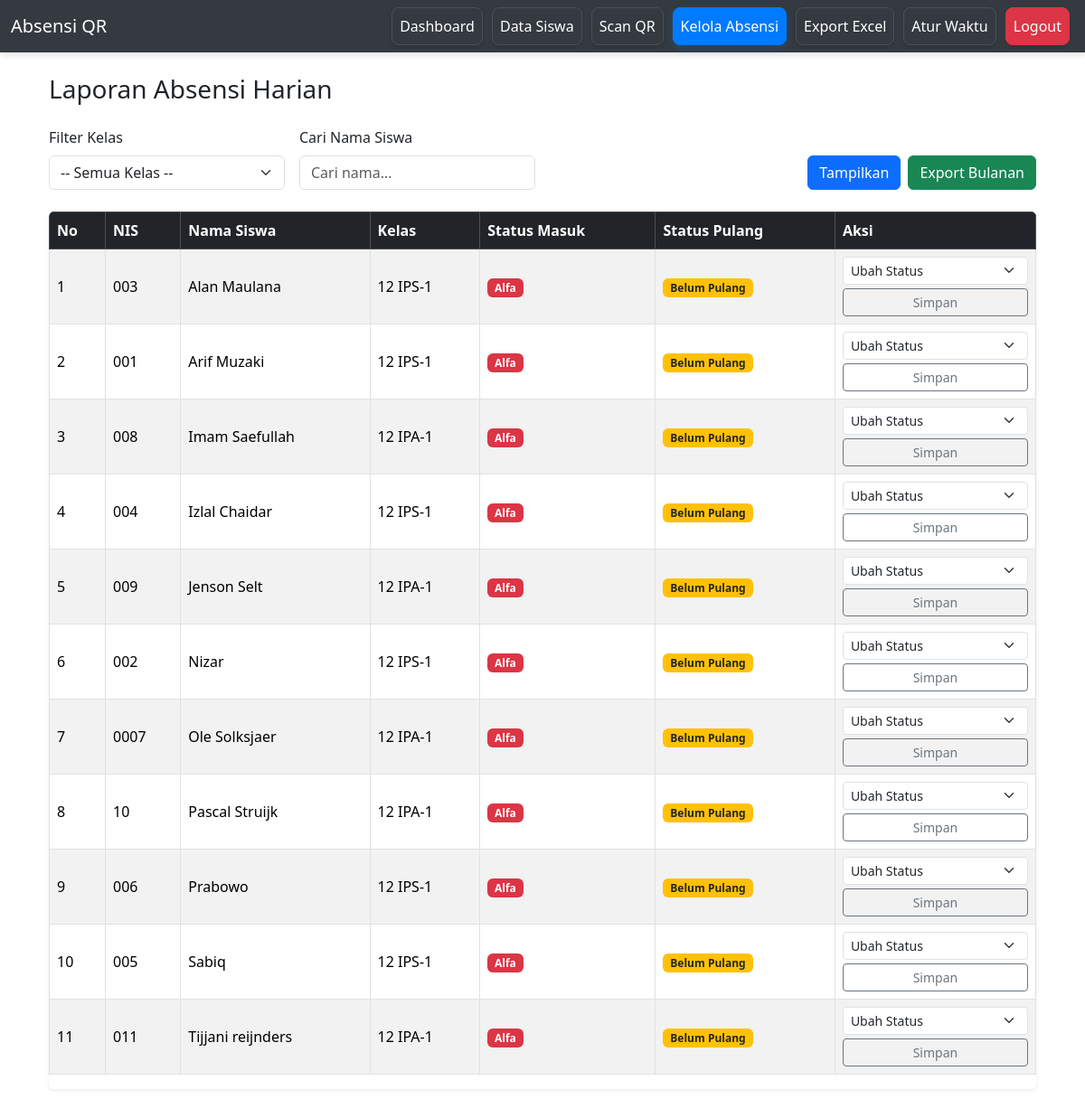
The app's page /absensi (signed in), older data.
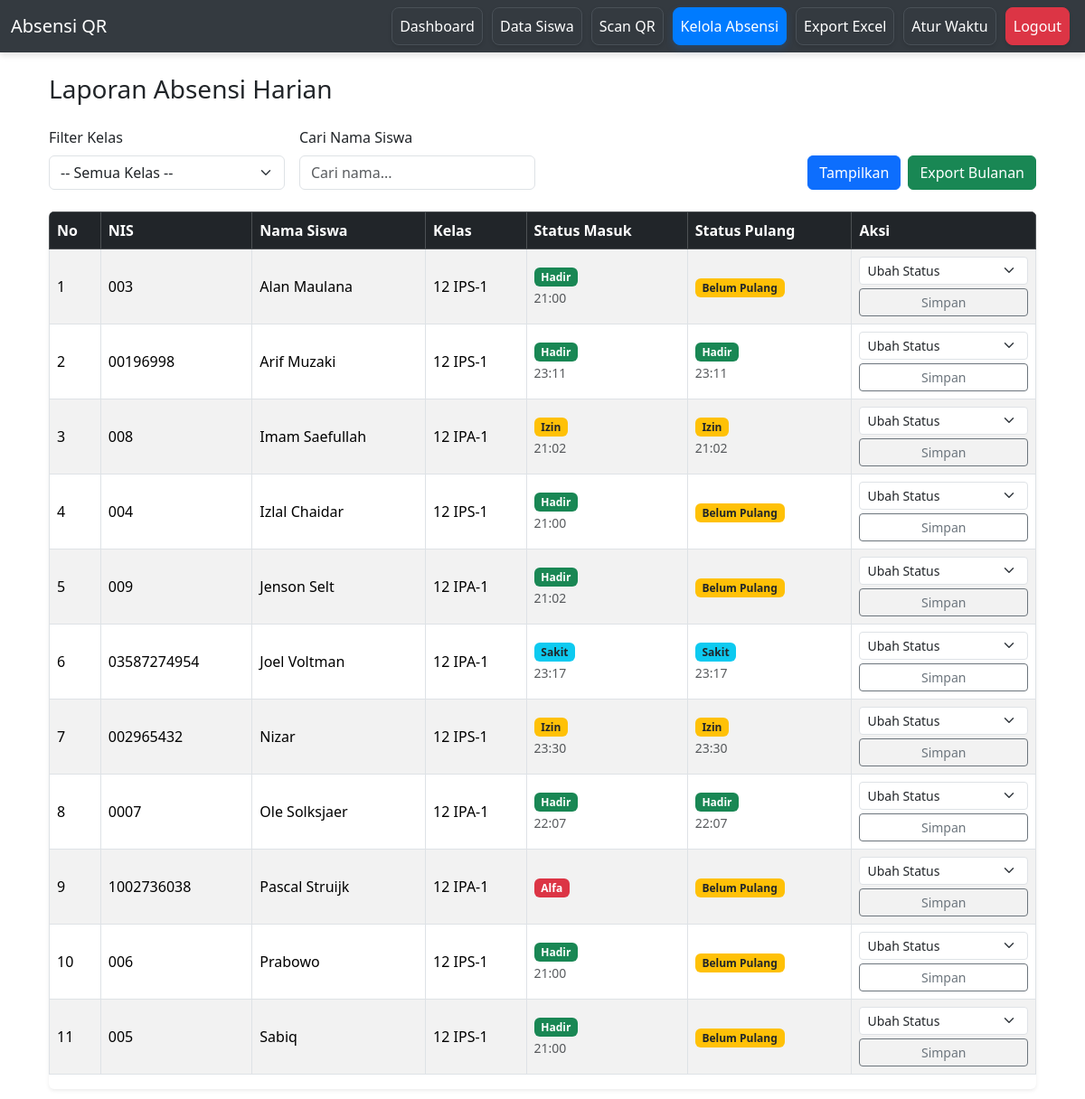
The same page, newer data.
### models.py (models this page shows)
class Siswa(db.Model):
    id = db.Column(db.Integer, primary_key=True)  # Kunci utama, nilai unik untuk setiap siswa
    nis = db.Column(db.String(20), unique=True, nullable=False) # NIS, bersifat unik & tidak boleh kosong
    nama = db.Column(db.String(100), nullable=False) # Nama siswa, tidak boleh kosong
    kelas = db.Column(db.String(50)) # Kelas siswa
    no_hp_ortu = db.Column(db.String(20)) # Nomor HP orang tua
    qr_path = db.Column(db.String(200)) # Lokasi file QR code yang disimpan

class Absensi(db.Model):
    id = db.Column(db.Integer, primary_key=True) # Kunci utama
    nis = db.Column(db.String(20), nullable=False) # NIS siswa yang melakukan absensi
    tanggal = db.Column(db.Date, default=datetime.now().date) # Tanggal absensi (otomatis terisi)
    waktu = db.Column(db.Time, default=datetime.now().time) # Waktu absensi (otomatis terisi)
    status = db.Column(db.String(20), nullable=True, default=None)  # Status kehadiran (Hadir, Sakit, Izin)
    keterangan = db.Column(db.String(100)) # Keterangan tambahan (misal: alasan sakit/izin)
    keterlambatan = db.Column(db.Boolean, default=False) # Status keterlambatan (True/False)
    jenis_absen = db.Column(db.String(10), nullable=True) # Jenis absensi: 'masuk' atau 'pulang'

### app.py (the view)
@app.route("/absensi", methods=["GET"])
def absensi():
    auth_check = check_admin_session()
    if auth_check:
        return auth_check
    hari_ini = datetime.today().date()
    kelas_list = [k[0] for k in db.session.query(Siswa.kelas).distinct().order_by(Siswa.kelas).all()]
    kelas = request.args.get("kelas")
    siswa_query = Siswa.query
    if kelas:
        siswa_query = siswa_query.filter_by(kelas=kelas)
    semua_siswa = siswa_query.order_by(Siswa.nama.asc()).all()
    nis_list = [s.nis for s in semua_siswa]
    absensi_hari_ini = Absensi.query.filter(
        Absensi.tanggal == hari_ini,
        Absensi.nis.in_(nis_list)
    ).all()
    data_absensi = {}
    for siswa in semua_siswa:
        data_absensi[siswa.nis] = {
            "siswa": siswa,
            "masuk": None,
            "pulang": None
        }
    for absen in absensi_hari_ini:
        if absen.jenis_absen == 'lainnya':
            data_absensi[absen.nis]['masuk'] = absen
            data_absensi[absen.nis]['pulang'] = absen
        elif absen.jenis_absen == 'masuk':
            data_absensi[absen.nis]['masuk'] = absen
        elif absen.jenis_absen == 'pulang':
            data_absensi[absen.nis]['pulang'] = absen
    return render_template(
        "absensi.html",
        data_absensi=data_absensi,
        kelas_list=kelas_list,
        kelas=kelas
    )

### app.py (called while the page is built)
def check_admin_session():
    if "admin" not in session:
        return redirect(url_for("login"))
    return None

def get_badge_color(status):
    if status == 'Hadir':
        return 'success'
    elif status == 'Izin':
        return 'warning text-dark'
    elif status == 'Sakit':
        return 'info text-dark'
    else:
        return 'danger'

### templates/absensi.html (shortened to what this page needs)
{% extends "base.html" %}
{% block content %}
<div class="container my-4">
    <h3 class="mb-4">Laporan Absensi Harian</h3>
    <form method="GET" class="row g-3 mb-4 align-items-end">
        <div class="col-md-3">
            <label for="kelas" class="form-label">Filter Kelas</label>
            <select id="kelas" name="kelas" class="form-select">
                <option value="">-- Semua Kelas --</option>
            </select>
        </div>
        <div class="col-md-3">
            <label for="searchInput" class="form-label">Cari Nama Siswa</label>
            <input type="text" id="searchInput" class="form-control" placeholder="Cari nama...">
        </div>
        <div class="col-md-6 d-flex justify-content-end gap-2">
            <button type="submit" class="btn btn-primary">Tampilkan</button>
            <a href="{{ url_for('export_laporan') }}" class="btn btn-success">
                 Export Bulanan
            </a>
        </div>
    </form>
    <div class="table-responsive shadow-sm rounded">
        <table class="table table-bordered table-striped table-hover align-middle" id="absensiTable">
            <thead class="table-dark">
                <tr>
                    <th>No</th>
                    <th>NIS</th>
                    <th>Nama Siswa</th>
                    <th>Kelas</th>
                    <th>Status Masuk</th>
                    <th>Status Pulang</th>
                    <th>Aksi</th>
                </tr>
            </thead>
            <tbody>
                {% for nis, data in data_absensi.items() %}
                <tr>
                    <td>{{ loop.index }}</td>
                    <td>{{ data.siswa.nis }}</td>
                    <td>{{ data.siswa.nama }}</td>
                    <td>{{ data.siswa.kelas }}</td>
                    <td>
                        {% if data.masuk %}
                            <span class="badge bg-{{ data.masuk.status | get_badge_color }}">{{ data.masuk.status }}</span>
                            {% if data.masuk.waktu %}
                            <br><small class="text-muted">{{ data.masuk.waktu.strftime('%H:%M') }}</small>
                            {% endif %}
                        {% else %}
                            <span class="badge bg-danger">Alfa</span>
                        {% endif %}
                    </td>
                    <td>
                        {% if data.pulang %}
                            <span class="badge bg-{{ data.pulang.status | get_badge_color }}">{{ data.pulang.status }}</span>
                            {% if data.pulang.waktu %}
                            <br><small class="text-muted">{{ data.pulang.waktu.strftime('%H:%M') }}</small>
                            {% endif %}
                        {% else %}
                            <span class="badge bg-warning text-dark">Belum Pulang</span>
                        {% endif %}
                    </td>
                    <td>
                        <form action="{{ url_for('update_absensi', nis=nis) }}" method="POST">
                            <select name="status" class="form-select form-select-sm mb-1" required>
                                <option value="" disabled selected>Ubah Status</option>
                            </select>
                            <button type="submit" class="btn btn-sm btn-outline-secondary w-100">Simpan</button>
                        </form>
                    </td>
                </tr>
                {% else %}
                <tr>
                    <td colspan="7" class="text-center text-muted py-3">Tidak ada data siswa ditemukan.</td>
                </tr>
                {% endfor %}
            </tbody>
        </table>
    </div>
</div>
{% endblock %}

### templates/base.html (shortened to what this page needs)
<!DOCTYPE html>
<html lang="id">
<head>
    <link href="https://cdn.jsdelivr.net/npm/bootstrap@5.3.3/dist/css/bootstrap.min.css" rel="stylesheet">
</head>
<body>
    <nav class="navbar navbar-expand-lg navbar-dark navbar-custom">
        <div class="container-fluid">
            <a class="navbar-brand" href="{{ url_for('dashboard') }}">Absensi QR</a>
            <div class="collapse navbar-collapse" id="navbarNav">
                <ul class="navbar-nav ms-auto">
                    <li class="nav-item">
                        <a class="nav-link btn-custom {% if request.path == url_for('dashboard') %}active{% endif %}" href="{{ url_for('dashboard') }}">Dashboard</a>
                    </li>
                    <li class="nav-item">
                        <a class="nav-link btn-custom {% if 'siswa' in request.path %}active{% endif %}" href="{{ url_for('siswa') }}">Data Siswa</a>
                    </li>
                    <li class="nav-item">
                        <a class="nav-link btn-custom {% if 'scan' in request.path %}active{% endif %}" href="{{ url_for('scan') }}">Scan QR</a>
                    </li>
                    <li class="nav-item">
                        <a class="nav-link btn-custom {% if 'absensi' in request.path %}active{% endif %}" href="{{ url_for('absensi') }}">Kelola Absensi</a>
                    </li>
                    <li class="nav-item">
                        <a class="nav-link btn-custom {% if 'export' in request.path %}active{% endif %}" href="{{ url_for('export_laporan') }}">Export Excel</a>
                    </li>
                    <li class="nav-item">
                        <a class="nav-link btn-custom {% if 'atur_waktu' in request.path %}active{% endif %}" href="{{ url_for('atur_waktu') }}">Atur Waktu</a>
                    </li>
                    <li class="nav-item">
                        <a class="nav-link btn-custom btn-logout" href="{{ url_for('logout') }}">Logout</a>
                    </li>
                </ul>
            </div>
        </div>
    </nav>
    <div class="container mt-4">
        {% block content %}{% endblock %}
    </div>
</body>
</html>

### templates/base.html (style rules this page uses)
.navbar-custom { background-color: #343a40 !important; box-shadow: 0 4px 6px rgba(0, 0, 0, 0.1); }
.btn-custom { color: #ffffff; background-color: #343a40; border: 1px solid #495057; border-radius: 8px; padding: 8px 16px; margin: 0 5px; text-align: center; transition: all 0.3s ease; box-shadow: 0 2px 4px rgba(0, 0, 0, 0.1); text-decoration: none; }
.btn-custom.active { background-color: #007bff; border-color: #007bff; box-shadow: 0 4px 8px rgba(0, 123, 255, 0.2); transform: none; }
.btn-logout { background-color: #dc3545 !important; border-color: #dc3545 !important; }

Row changes from the older to the newer data that the page shows:
shown differently, row unchanged: Siswa "Alan Maulana": masuk.status (not shown) → "Hadir"; masuk.waktu (not shown) → "21:00"; no longer shows "Alfa"
changed Siswa "Arif Muzaki": siswa.nis "001" → "00196998"; masuk.status (not shown) → "Hadir"; masuk.waktu (not shown) → "23:11"; pulang.status (not shown) → "Hadir"; pulang.waktu (not shown) → "23:11"; no longer shows "Alfa Belum Pulang"
shown differently, row unchanged: Siswa "Imam Saefullah": masuk.status (not shown) → "Izin"; masuk.waktu (not shown) → "21:02"; pulang.status (not shown) → "Izin"; pulang.waktu (not shown) → "21:02"; no longer shows "Alfa Belum Pulang"
shown differently, row unchanged: Siswa "Izlal Chaidar": masuk.status (not shown) → "Hadir"; masuk.waktu (not shown) → "21:00"; no longer shows "Alfa"
shown differently, row unchanged: Siswa "Jenson Selt": masuk.status (not shown) → "Hadir"; masuk.waktu (not shown) → "21:02"; no longer shows "Alfa"
changed Siswa: siswa.nis "011" → "03587274954"; siswa.nama "Tijjani reijnders" → "Joel Voltman"; masuk.status (not shown) → "Sakit"; masuk.waktu (not shown) → "23:17"; pulang.status (not shown) → "Sakit"; pulang.waktu (not shown) → "23:17"; no longer shows "Alfa Belum Pulang"; moves up the list
changed Siswa "Nizar": siswa.nis "002" → "002965432"; masuk.status (not shown) → "Izin"; masuk.waktu (not shown) → "23:30"; pulang.status (not shown) → "Izin"; pulang.waktu (not shown) → "23:30"; no longer shows "Alfa Belum Pulang"
shown differently, row unchanged: Siswa "Ole Solksjaer": masuk.status (not shown) → "Hadir"; masuk.waktu (not shown) → "22:07"; pulang.status (not shown) → "Hadir"; pulang.waktu (not shown) → "22:07"; no longer shows "Alfa Belum Pulang"
changed Siswa "Pascal Struijk": siswa.nis "10" → "1002736038"
shown differently, row unchanged: Siswa "Prabowo": masuk.status (not shown) → "Hadir"; masuk.waktu (not shown) → "21:00"; no longer shows "Alfa"
shown differently, row unchanged: Siswa "Sabiq": masuk.status (not shown) → "Hadir"; masuk.waktu (not shown) → "21:00"; no longer shows "Alfa"
